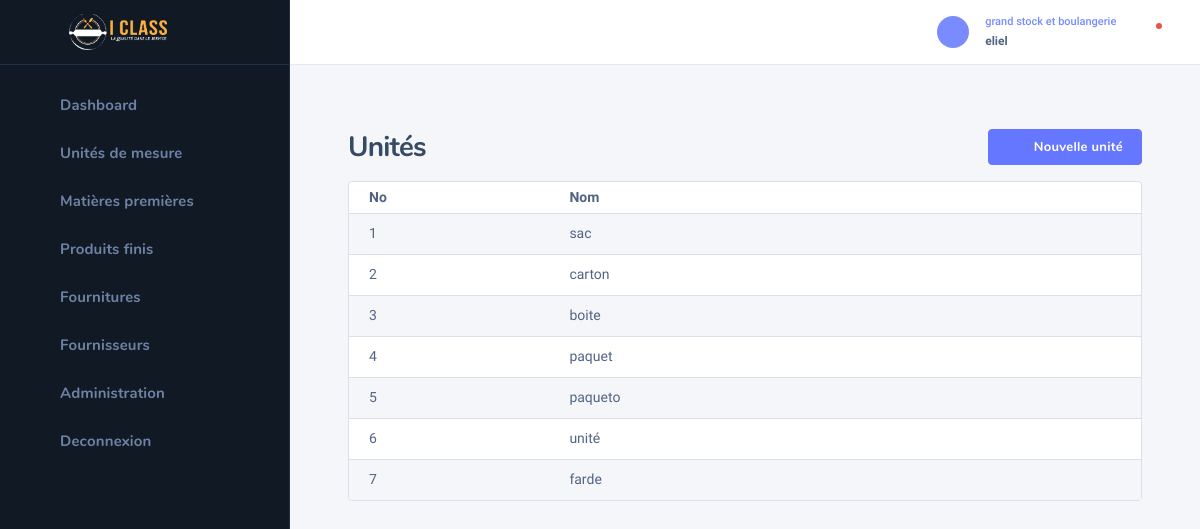
/bakery/unit_list/ (signed in), run on the app's committed database.
### auth_user/models.py (models this page shows, shortened)
class UserHasRole(models.Model):
    class Meta:
        verbose_name = "Roles utilisateur"
    role = models.ForeignKey(Role, on_delete=models.CASCADE, null=True, blank=True)
    user = models.OneToOneField(User, on_delete=models.CASCADE)

class Role(models.Model):
    name = models.CharField(max_length=255)

### bakery/models.py (models this page shows, shortened)
class Unite(models.Model):
    class Meta:
        verbose_name = "Unité de mésure"
    name = models.CharField(max_length=255)

### auth_user/decorators.py (the view)
        def wrapper_func(request, *args, **kwargs):
            if request.user.userhasrole.role.name in allowed_roles:
                return view_func(request, *args, **kwargs)
            elif request.user.userhasrole.role.name not in allowed_roles:
                return HttpResponse("Permission non accordée !")
            return wrapper_func(request, *args, **kwargs)

### bakery/views.py (called while the page is built, shortened)
@login_required(login_url='login')
@allowed_users(allowed_roles=['grand stock et boulangerie'])
def unit_list(request):
    units = Unite.objects.all()
    return render(request, 'bakery/unit_list.html', context={'units': units})

### templates/bakery/unit_list.html (shortened to what this page needs)
{% extends 'bakery/base_bakery.html' %}
{% block content %}
    {% include 'bakery/bakery_sidebar.html' %}
    <div class="nk-wrap">
    {% include 'bakery/profile.html' %}
        <div class="nk-content">
            <div class="nk-content ">
                <div class="container-fluid">
                    <div class="nk-content-inner">
                        <div class="nk-content-body">
                            <div class="nk-block-head nk-block-head-sm">
                                <div class="nk-block-between">
                                    <div class="nk-block-head-content">
                                        <h3 class="nk-block-title page-title">Unités</h3>
                                    </div>
                                    <div class="nk-block-head-content">
                                        <div class="toggle-wrap nk-block-tools-toggle">
                                            <div class="toggle-expand-content" data-content="pageMenu">
                                                <ul class="nk-block-tools g-3">
                                                    <li class="nk-block-tools-opt">
                                                        <a href="#" data-target="addProduct"
                                                           class="toggle btn btn-primary d-none d-md-inline-flex"><em
                                                                class="icon ni ni-plus"></em><span>Nouvelle unité</span></a>
                                                    </li>
                                                </ul>
                                            </div>
                                        </div>
                                    </div>
                                </div>
                            </div>
                            <div class="nk-block">
                                <div class="card card-bordered">
                                    <div class="card-inner-group">
                                        <div class="card-inner p-0">
                                            <table class="datatable-init-export nowrap table table-striped"
                                                   data-export-title="Export">
                                                <thead>
                                                <tr>
                                                    <th>No</th>
                                                    <th>Nom</th>
                                                    <th></th>
                                                </tr>
                                                </thead>
                                                <tbody>
                                                {% for unit in units %}
                                                    <tr>
                                                        <td>{{ forloop.counter }}</td>
                                                        <td>{{ unit.name }}</td>
                                                        <td class="center">
                                                            <ul class="nk-tb-actions gx-1 my-n1">
                                                                <li class="me-n1">
                                                                    <div class="dropdown">
                                                                        <a href="#"
                                                                           class="dropdown-toggle btn btn-icon btn-trigger"
                                                                           data-bs-toggle="dropdown"><em
                                                                                class="icon ni ni-more-h"></em></a>
                                                                    </div>
                                                                </li>
                                                            </ul>
                                                        </td>
                                                    </tr>
                                                {% endfor %}
                                                </tbody>
                                            </table>
                                        </div>
                                    </div>
                                </div>
                            </div>
                        </div>
                    </div>
                </div>
            </div>
        </div>
    </div>
{% endblock %}

### templates/bakery/profile.html (shortened to what this page needs)
{% load static %}
<div class="nk-header nk-header-fixed is-light">
                    <div class="container-fluid">
                        <div class="nk-header-wrap">
                            <div class="nk-header-tools">
                                <ul class="nk-quick-nav">
                                    <li class="dropdown user-dropdown">
                                        <a href="#" class="dropdown-toggle" data-bs-toggle="dropdown">
                                            <div class="user-toggle">
                                                <div class="user-avatar sm">
                                                    <em class="icon ni ni-user-alt"></em>
                                                </div>
                                                <div class="user-info d-none d-md-block">
                                                    <div class="user-status">{{ request.user.userhasrole.role.name }}</div>
                                                    <div class="user-name dropdown-indicator">{{ request.user.username }}</div>
                                                </div>
                                            </div>
                                        </a>
                                    </li>
                                    <li class="dropdown notification-dropdown me-n1">
                                        <a hx-get="{% url 'check-notifications' %}" hx-target="#notifications" hx-trigger="click" hx-swap="innerHTML" class="dropdown-toggle nk-quick-nav-icon" data-bs-toggle="dropdown">
                                            <div class="icon-status icon-status-danger"><em class="icon ni ni-bell"></em></div>
                                        </a>
                                    </li>
                                </ul>
                            </div>
                        </div>
                    </div>
                </div>

### data on the page
Unite: name "sac"
Unite: name "carton"
Unite: name "boite"
Unite: name "paquet"
Unite: name "paqueto"
Unite: name "unité"
Unite: name "farde"

### other printed values
{{ request.user.userhasrole.role.name }} "grand stock et boulangerie"
{{ request.user.username }} "eliel"
